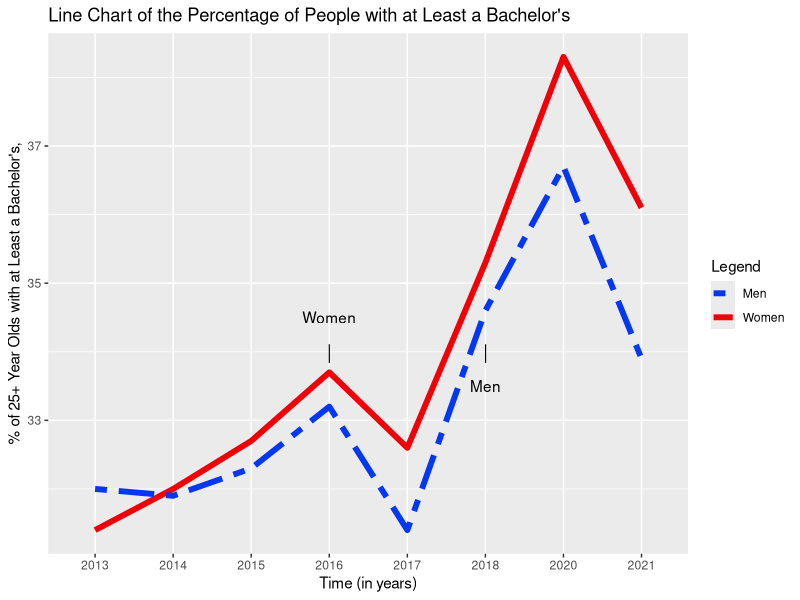

The R source for this figure:
## ---- chunk 1
#read in packages
library(tidyverse)
library(ggplot2)
library(readxl)
library(rmarkdown)
## ---- chunk 2
#read in the dataset
col_att <- read_excel('College_Time.xlsx')
## ---- chunk 3
#look at paged table
paged_table(col_att)
## ---- chunk 4
#assign colors to list
colors <- c("Women" = "#EF0107", "Men" = "#0437F2")
## ---- chunk 5
#make line chart
col_tim <- ggplot(col_att) +
  geom_line(aes(x = Time, y = Female_College, group = 1,  color = "Women"), linewidth = 2) +
  geom_line(aes(x = Time, y = Male_College, group = 1, color = "Men"), linetype = 6, linewidth = 2) +
  labs(title = "Line Chart of the Percentage of People with at Least a Bachelor's", 
       x = "Time (in years)", y = "% of 25+ Year Olds with at Least a Bachelor's,", color = "Legend") +
  scale_color_manual(values = colors) + #adds legend from object named "colors"
  annotate("text", x = 4, y = 34.5, label = "Women") + #makes label for Women
  annotate("text", x = 4, y = 34, label = "|", size = 5) + 
  annotate("text", x = 6, y = 34, label = "|", size = 5) + 
  annotate("text", x = 6, y = 33.5, label = "Men",) #makes label for Men
plot(col_tim)
